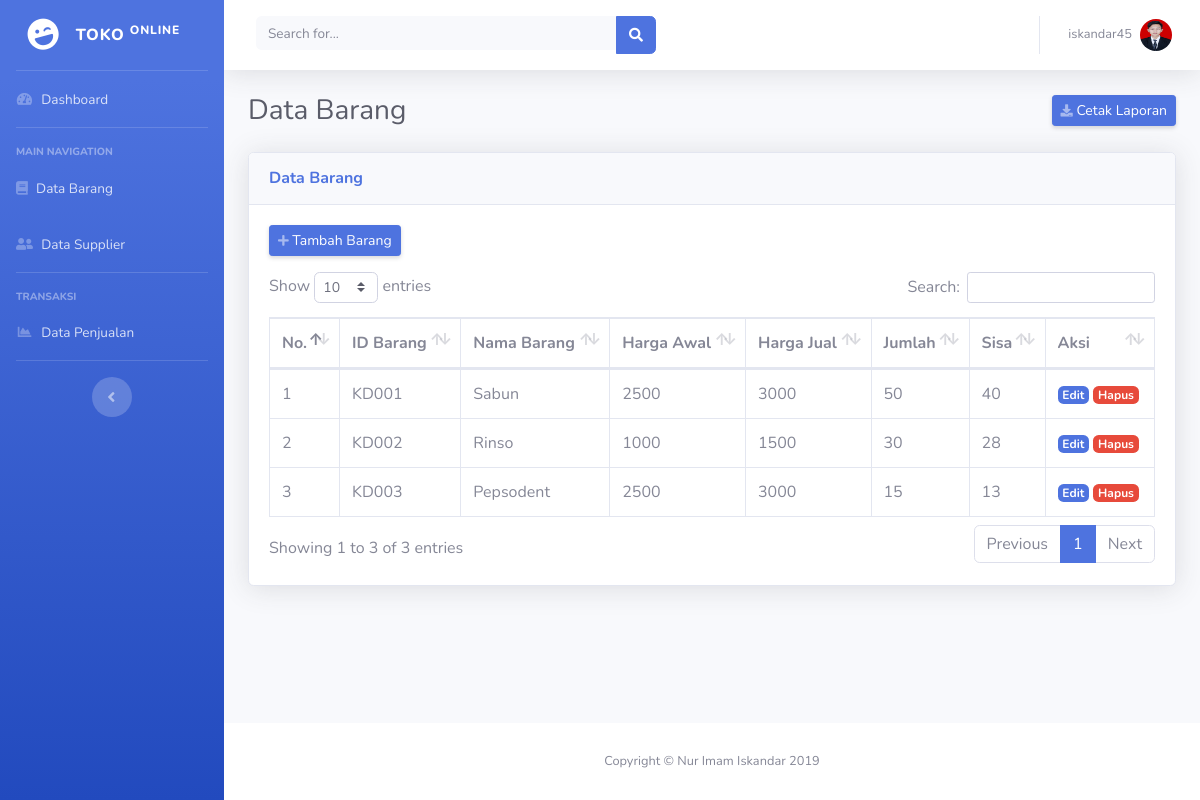
Page /data_barang.php (signed in) on the committed database.
### tables this page shows
CREATE TABLE `user` (
  `id` int(11) NOT NULL,
  `username` varchar(255) NOT NULL,
  `nama_lengkap` varchar(255) NOT NULL,
  `email` varchar(255) NOT NULL,
  `password` varchar(255) NOT NULL,
  `nohp` varchar(255) DEFAULT NULL,
  `alamat` text,
  `hint` varchar(255) NOT NULL,
  `photo` varchar(255) NOT NULL DEFAULT 'default.png',
  `role_id` int(2) NOT NULL
);

CREATE TABLE `barang` (
  `id` int(11) NOT NULL,
  `id_barang` varchar(12) NOT NULL,
  `nama_barang` varchar(255) NOT NULL,
  `harga_awal` int(11) NOT NULL,
  `harga_jual` int(11) NOT NULL,
  `jumlah` int(11) NOT NULL,
  `id_supplier` varchar(255) DEFAULT NULL,
  `sisa` int(11) NOT NULL
);

### data_barang.php (the view)
<?php include 'include/header.php'; ?>
<div class="container-fluid">
  <div class="d-sm-flex align-items-center justify-content-between mb-4">
    <h1 class="h3 mb-0 text-gray-800">Data Barang</h1>
    <a href="#" class="d-none d-sm-inline-block btn btn-sm btn-primary shadow-sm"><i class="fas fa-download fa-sm text-white-50"></i> Cetak Laporan</a>
  </div>
  <div class="card shadow mb-4">
    <div class="card-header py-3">
      <h6 class="m-0 font-weight-bold text-primary">Data Barang</h6>
    </div>
    <div class="card-body">
      <a class="btn btn-sm btn-primary shadow-sm mb-3" href="tambah_barang.php"><i class="fas fa-plus fa-sm text-white-50"></i> Tambah Barang</a>
      <table class="table table-bordered" id="dataTable">
        <thead>
          <tr>
            <th>No.</th>
            <th>ID Barang</th>
            <th>Nama Barang</th>
            <th>Harga Awal</th>
            <th>Harga Jual</th>
            <th>Jumlah</th>
            <th>Sisa</th>
            <th>Aksi</th>
          </tr>
        </thead>
        <tbody>
          <?php include 'include/config.php';
          $query = "SELECT * FROM barang";
          $data = mysqli_query($con, $query);
          $i = 1;
          foreach ($data as $row) : ?>
            <tr>
              <td><?= $i++; ?></td>
              <td><?= $row['id_barang']; ?></td>
              <td><?= $row['nama_barang']; ?></td>
              <td><?= $row['harga_awal']; ?></td>
              <td><?= $row['harga_jual']; ?></td>
              <td><?= $row['jumlah']; ?></td>
              <td><?= $row['sisa']; ?></td>
              <td>
                <a class="badge badge-primary" href="ubah_barang.php?id=<?= $row['id'] ?>">Edit</a>
                <a class="badge badge-danger" href="">Hapus</a>
              </td>
            </tr>
          <?php endforeach; ?>
        </tbody>
      </table>
    </div>
  </div>
</div>
</div>
<?php include 'include/footer.php'; ?>

### include/header.php (shortened to what this page needs)
<!DOCTYPE html>
<html lang="en">
<head>
  <link href="vendor/fontawesome-free/css/all.min.css" rel="stylesheet" type="text/css">
  <link href="css/sb-admin-2.min.css" rel="stylesheet">
  <link href="vendor/datatables/dataTables.bootstrap4.min.css" rel="stylesheet">
</head>
<body id="page-top">
  <div id="wrapper">
    <ul class="navbar-nav bg-gradient-primary sidebar sidebar-dark accordion" id="accordionSidebar">
      <a class="sidebar-brand d-flex align-items-center justify-content-center" href="index.php">
        <div class="sidebar-brand-icon rotate-n-15">
          <i class="fas fa-laugh-wink"></i>
        </div>
        <div class="sidebar-brand-text mx-3">TOKO <sup>Online</sup></div>
      </a>
      <hr class="sidebar-divider my-0">
      <li class="nav-item">
        <a class="nav-link" href="index.php">
          <i class="fas fa-fw fa-tachometer-alt"></i>
          <span>Dashboard</span></a>
      </li>
      <hr class="sidebar-divider">
      <div class="sidebar-heading">
        Main Navigation
      </div>
      <li class="nav-item">
        <a class="nav-link" href="data_barang.php">
          <i class="fas fa-book"></i>
          <span>Data Barang</span></a>
      </li>
      <li class="nav-item">
        <a class="nav-link" href="data_supplier.php">
          <i class="fas fa-user-friends"></i>
          <span>Data Supplier</span></a>
      </li>
      <hr class="sidebar-divider">
      <div class="sidebar-heading">
        TRANSAKSI
      </div>
      <li class="nav-item">
        <a class="nav-link" href="data_penjualan.php">
          <i class="fas fa-fw fa-chart-area"></i>
          <span>Data Penjualan</span></a>
      </li>
      <hr class="sidebar-divider d-none d-md-block">
      <div class="text-center d-none d-md-inline">
        <button class="rounded-circle border-0" id="sidebarToggle"></button>
      </div>
    </ul>
    <div id="content-wrapper" class="d-flex flex-column">
      <div id="content">
        <nav class="navbar navbar-expand navbar-light bg-white topbar mb-4 static-top shadow">
          <form class="d-none d-sm-inline-block form-inline mr-auto ml-md-3 my-2 my-md-0 mw-100 navbar-search">
            <div class="input-group">
              <input type="text" class="form-control bg-light border-0 small" placeholder="Search for..." aria-label="Search" aria-describedby="basic-addon2">
              <div class="input-group-append">
                <button class="btn btn-primary" type="button">
                  <i class="fas fa-search fa-sm"></i>
                </button>
              </div>
            </div>
          </form>
          <ul class="navbar-nav ml-auto">
            <li class="nav-item dropdown no-arrow">
              <a class="nav-link dropdown-toggle" href="#" id="userDropdown" role="button" data-toggle="dropdown" aria-haspopup="true" aria-expanded="false">
                <span class="mr-2 d-none d-lg-inline text-gray-600 small"><?= $_SESSION['username'] ?></span>
                <?php
                include 'include/config.php';
                $id = $_SESSION['id'];
                $data = mysqli_query($con, "select photo from user where id='$id'");
                $w = mysqli_fetch_assoc($data);
                ?>
                <img class="img-profile rounded-circle" src="img/user/<?= $w['photo'] ?>" alt="user">
              </a>
            </li>
          </ul>
        </nav>

### rows in the picture
user: photo (picture)
barang: id_barang "KD001", nama_barang "Sabun", harga_awal "2500", harga_jual "3000", jumlah "50", sisa "40"
barang: id_barang "KD002", nama_barang "Rinso", harga_awal "1000", harga_jual "1500", jumlah "30", sisa "28"
barang: id_barang "KD003", nama_barang "Pepsodent", harga_awal "2500", harga_jual "3000", jumlah "15", sisa "13"

### other values in the picture
$_SESSION['username'] "iskandar45"
